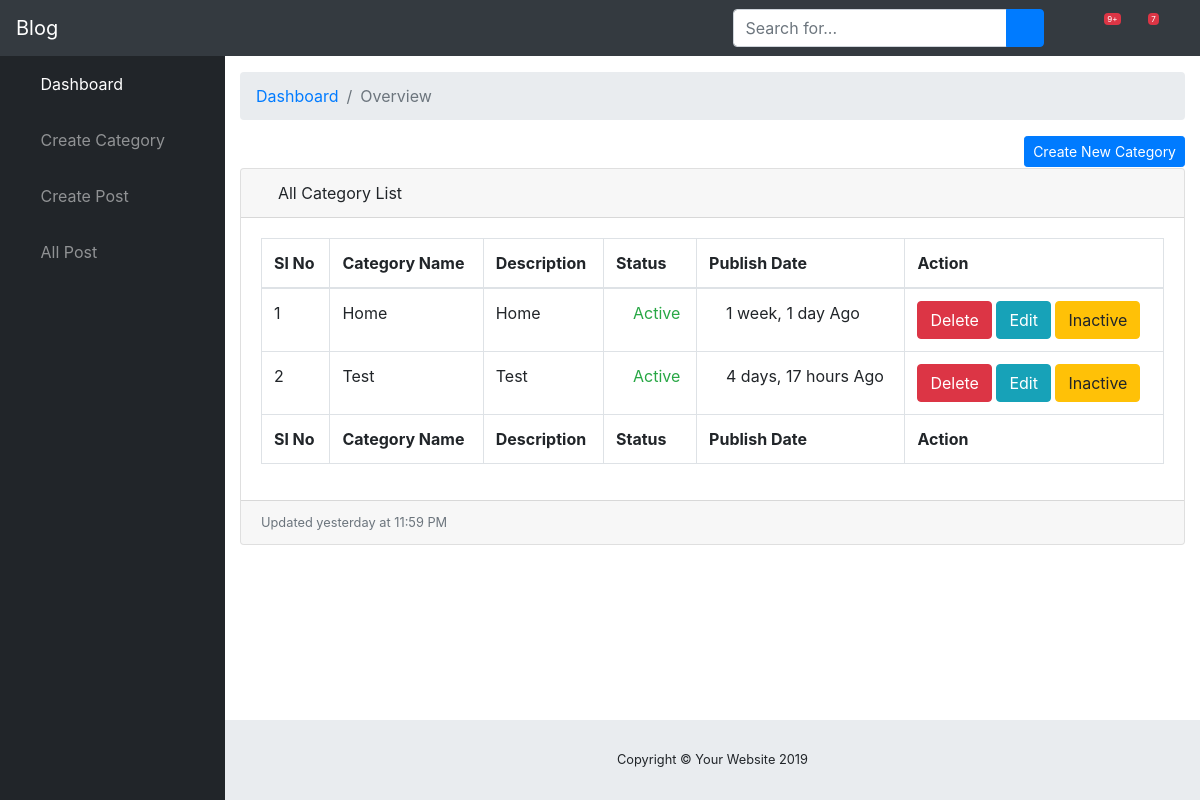
Page /dashboard/category (signed in) on the earlier database version.
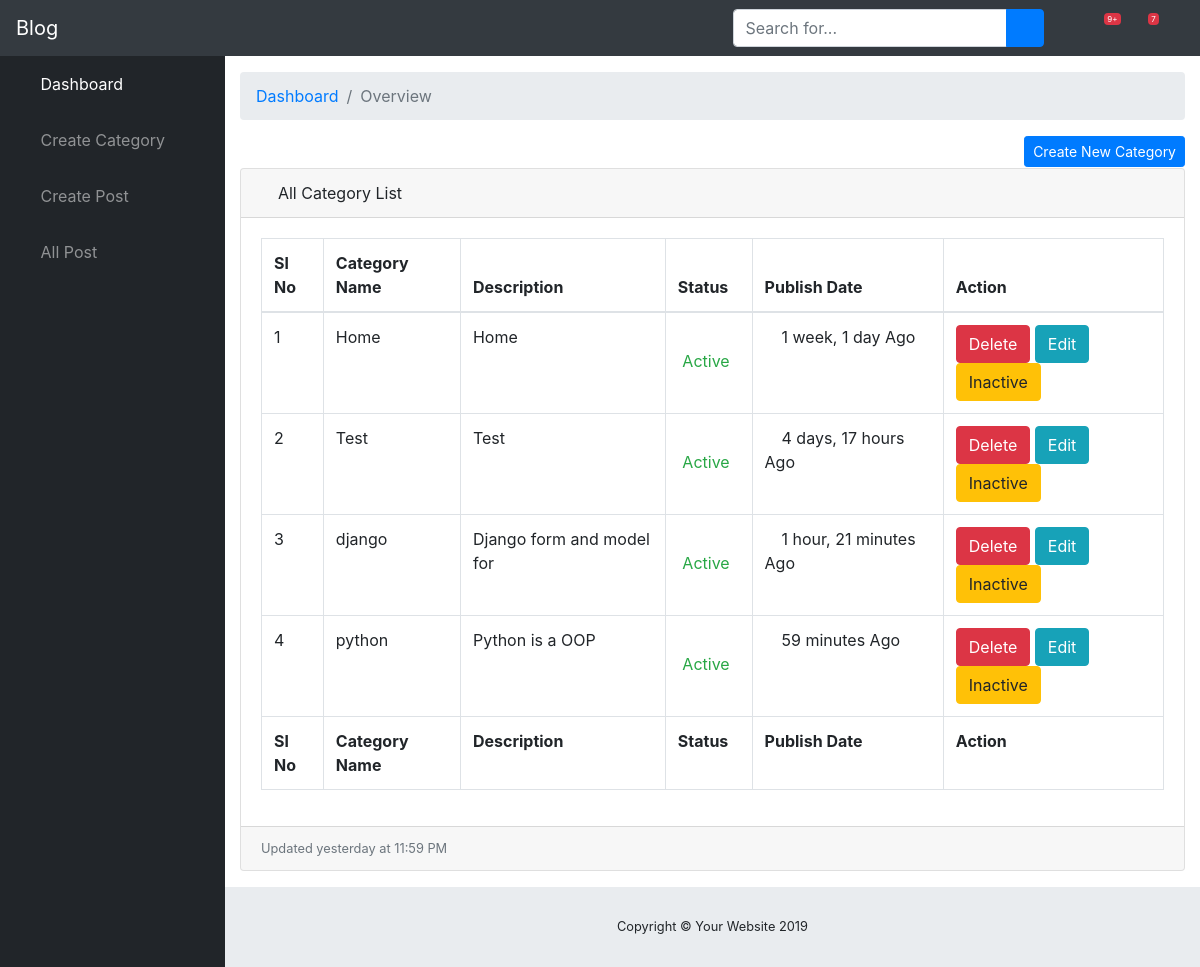
Same page on the later database version.
### dashboard/models.py (models this page shows, shortened)
class Category(models.Model):
    category_name = models.CharField(max_length=50, unique=True)
    category_description = models.TextField()
    category_status = models.CharField(max_length=10,choices=STATUS_CHOICES,default=STATUS_CHOICES[0][0])
    created_at = models.DateTimeField(auto_now_add=True)
    updated_at = models.DateTimeField(auto_now=True)

### dashboard/views.py (the view)
# urls.py: path('category', views.category, name='category'),
@login_required
def category(request):
    if request.method == 'POST':
        form = CategoryForm(request.POST)
        print(form)
        form.save()
        return HttpResponseRedirect(reverse('category'))
    else:
        form = CategoryForm(request.GET)
        category_data = Category.objects.all()
        context = {
            'category_data': category_data,
            'form' : form
        }
        return render(request, 'dashboard/create_category.html', context)

### dashboard/forms/category.py
class CategoryForm(ModelForm):
    class Meta:
        model = Category
        fields = '__all__'

### dashboard/templates/dashboard/create_category.html (shortened to what this page needs)
{% extends 'dashboard/base.html' %}
{% load widget_tweaks %}
{% load humanize %}
{% block content %}
<ol class="breadcrumb">
          <li class="breadcrumb-item">
            <a href="#">Dashboard</a>
          </li>
          <li class="breadcrumb-item active">Overview</li>
        </ol>
<button type="button" class="btn btn-primary btn-sm float-right" data-toggle="modal" data-target="#exampleModal">
  Create New Category
</button>
<div class="card mb-3 mt-5">
          <div class="card-header">
            <i class="fas fa-table"></i>
            All Category List</div>
          <div class="card-body">
            <div class="table-responsive">
              <table class="table table-bordered" id="dataTable" width="100%" cellspacing="0">
                <thead>
                  <tr>
                    <th>Sl No</th>
                    <th>Category Name</th>
                    <th>Description</th>
                    <th>Status</th>
                    <th>Publish Date</th>
                    <th>Action</th>
                  </tr>
                </thead>
                <tfoot>
                  <tr>
                    <th>Sl No</th>
                    <th>Category Name</th>
                    <th>Description</th>
                    <th>Status</th>
                    <th>Publish Date</th>
                    <th>Action</th>
                  </tr>
                </tfoot>
                <tbody>
                  {% for category_data_value in category_data %}
                  <tr>
                    <td>{{forloop.counter}}</td>
                    <td>{{category_data_value.category_name}}</td>
                    <td>{{category_data_value.category_description | slice:":25"}}</td>
                    <td>
                     {% if category_data_value.category_status == 'Active' %}
                        <span class="text-success"><i class="fa fa-check-circle"></i>&nbsp;{{ category_data_value.category_status }}</span>
                     {% else %}
                        <span  class="text-danger"><i class="fa fa-times-circle"></i>&nbsp;{{ category_data_value.category_status }}</span>
                     {% endif %}
                    </td>
                    <td> <i class="fa fa-clock"></i>&nbsp;{{ category_data_value.updated_at| timesince }} Ago </td>
                    <td>
                      <a href="{% url 'category_delete' category_data_value.id %}" onclick="return confirm('Are You Sure?')">
                        <button class="btn btn-danger">Delete</button>
                      </a>
                        <button class="btn btn-info">Edit</button>
                        <a href="{% url 'category_status' category_data_value.id %}">
                            {% if category_data_value.category_status == 'Active' %}
                                <button class="btn btn-warning">Inactive</button>
                            {% else %}
                                <button class="btn btn-success">Active</button>
                            {% endif %}
                        </a>
                    </td>
                  </tr>
                  {% endfor %}
                </tbody>
              </table>
            </div>
          </div>
          <div class="card-footer small text-muted">Updated yesterday at 11:59 PM</div>
        </div>
      </div>
{% endblock content%}

### dashboard/templates/dashboard/base.html (shortened to what this page needs)
{% load static %}
<!DOCTYPE html>
<html lang="en">
<head>
   {% include 'layouts/css.html' %}
</head>
<body id="page-top">
   {% include 'layouts/nav.html' %}
  <div id="wrapper">
    {% include 'layouts/admin_sidebar.html' %}
<div id="content-wrapper">
<div class="container-fluid">
    {% block content %}
    {% endblock content %}
    </div>
 </div>
 {% include 'layouts/admin_footer.html' %}

### dashboard/templates/layouts/css.html
    {% load static %}
 <link href="{% static 'dashboard/vendor/fontawesome-free/css/all.min.css' %}" rel="stylesheet" type="text/css">
  <link href="{% static 'dashboard/vendor/datatables/dataTables.bootstrap4.css' %}" rel="stylesheet">
  <link href="{% static 'dashboard/css/sb-admin.css' %}" rel="stylesheet">
  <link href="{% static 'dashboard/css/toastr.css' %}" rel="stylesheet">

### dashboard/templates/layouts/nav.html (shortened to what this page needs)
<nav class="navbar navbar-expand navbar-dark bg-dark static-top">
    <a class="navbar-brand mr-1" href="index.html">Blog</a>
    <button class="btn btn-link btn-sm text-white order-1 order-sm-0" id="sidebarToggle" href="#">
      <i class="fas fa-bars"></i>
    </button>
    <form class="d-none d-md-inline-block form-inline ml-auto mr-0 mr-md-3 my-2 my-md-0">
      <div class="input-group">
        <input type="text" class="form-control" placeholder="Search for..." aria-label="Search" aria-describedby="basic-addon2">
        <div class="input-group-append">
          <button class="btn btn-primary" type="button">
            <i class="fas fa-search"></i>
          </button>
        </div>
      </div>
    </form>
    <ul class="navbar-nav ml-auto ml-md-0">
      <li class="nav-item dropdown no-arrow mx-1">
        <a class="nav-link dropdown-toggle" href="#" id="alertsDropdown" role="button" data-toggle="dropdown" aria-haspopup="true" aria-expanded="false">
          <i class="fas fa-bell fa-fw"></i>
          <span class="badge badge-danger">9+</span>
        </a>
      </li>
      <li class="nav-item dropdown no-arrow mx-1">
        <a class="nav-link dropdown-toggle" href="#" id="messagesDropdown" role="button" data-toggle="dropdown" aria-haspopup="true" aria-expanded="false">
          <i class="fas fa-envelope fa-fw"></i>
          <span class="badge badge-danger">7</span>
        </a>
      </li>
      <li class="nav-item dropdown no-arrow">
        <a class="nav-link dropdown-toggle" href="#" id="userDropdown" role="button" data-toggle="dropdown" aria-haspopup="true" aria-expanded="false">
          <i class="fas fa-user-circle fa-fw"></i>
        </a>
      </li>
    </ul>
  </nav>

### dashboard/templates/layouts/admin_sidebar.html
<ul class="sidebar navbar-nav">
      <li class="nav-item active">
        <a class="nav-link" href="{% url 'dashboard' %}">
          <i class="fas fa-fw fa-tachometer-alt"></i>
          <span>Dashboard</span>
        </a>
      </li>
      <li class="nav-item">
        <a class="nav-link" href="{% url 'category' %}">
          <i class="fas fa-fw fa-chart-area"></i>
          <span>Create Category</span></a>
      </li>
      <li class="nav-item">
        <a class="nav-link" href="{% url 'newpost' %}">
          <i class="fas fa-fw fa-chart-area"></i>
          <span>Create Post</span></a>
      </li>
      <li class="nav-item">
        <a class="nav-link" href="{% url 'showallpost' %}">
          <i class="fas fa-fw fa-table"></i>
          <span>All Post</span></a>
      </li>
    </ul>

### dashboard/templates/layouts/admin_js.html (shortened to what this page needs)
 {% load static %}

### dashboard/templates/layouts/admin_footer.html
  <footer class="sticky-footer">
        <div class="container my-auto">
          <div class="copyright text-center my-auto">
            <span>Copyright © Your Website 2019</span>
          </div>
        </div>
      </footer>
      </body>
</html>

Differences in the rows shown:
added Category: category_name "django", category_description "Django form and model for", category_status "Active", updated_at "1 hour, 21 minutes", shows "Inactive"
added Category: category_name "python", category_description "Python is a OOP", category_status "Active", updated_at "59 minutes", shows "Inactive"
